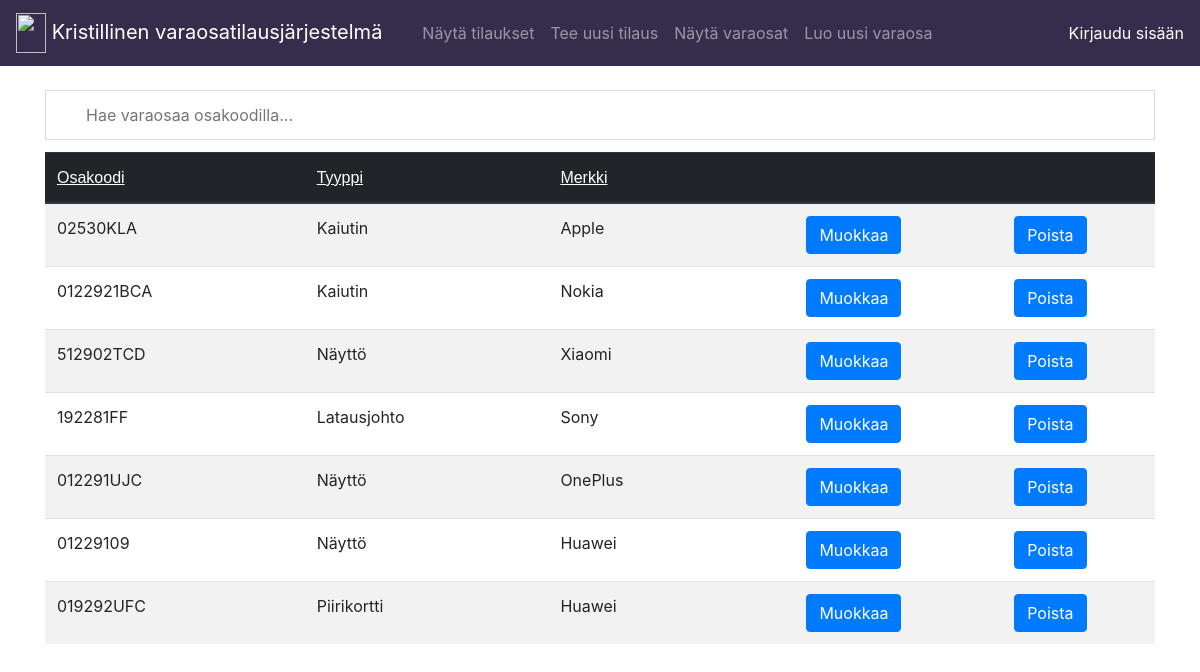
The page /varaosat on the database as committed earlier.
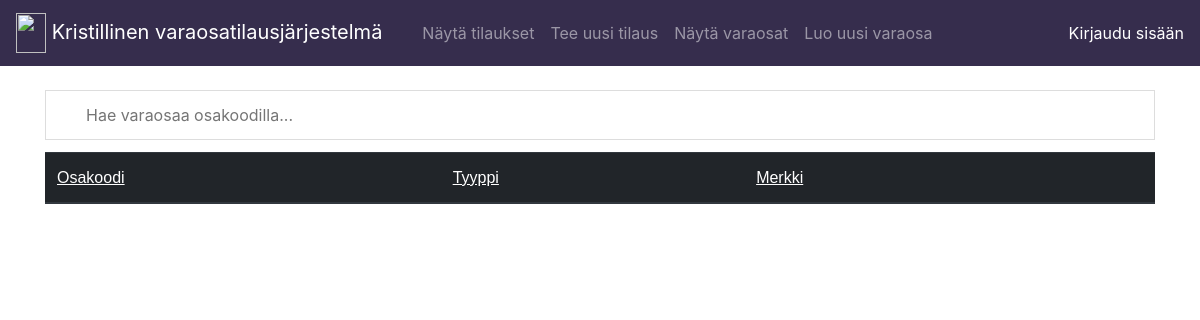
The same page on the database as committed later.
### application/varaosat/models.py (models this page shows, shortened)
class Varaosa(Base):
    partCode = db.Column(db.String(144), nullable=False)
    partType = db.Column(db.String(144), nullable=False)
    partBrand = db.Column(db.String(144), nullable=False)
    account_id = db.Column(db.Integer, db.ForeignKey('account.id'), nullable=False)
    tilaukset = db.relationship('Tilaus', secondary = 'liitostaulu')
    partTypeNames = {}
    partTypeNames['display'] = 'Näyttö'
    partTypeNames['mainboard'] = 'Piirikortti'
    partTypeNames['subboard'] = 'Alapiirilevy'
    partTypeNames['battery'] = 'Akku'
    partTypeNames['speaker'] = 'Kaiutin'
    partTypeNames['receiver'] = 'Kuuloke'
    partTypeNames['handset'] = 'Myyntipakkaus'
    partTypeNames['host'] = 'Vaihtolaite'
    partTypeNames['cable'] = 'Kaapeli'
    partTypeNames['charger'] = 'Laturi'
    partTypeNames['usbcable'] = 'Latausjohto'
    partTypeNames['other'] = 'Muu'
    partBrandNames = {}
    partBrandNames['huawei'] = 'Huawei'
    partBrandNames['samsung'] = 'Samsung'
    partBrandNames['oneplus'] = 'OnePlus'
    partBrandNames['apple'] = 'Apple'
    partBrandNames['nokia'] = 'Nokia'
    partBrandNames['sony'] = 'Sony'
    partBrandNames['xiaomi'] = 'Xiaomi'

### application/varaosat/views.py (the view)
@app.route("/varaosat", methods=["GET"])
def varaosa_index():
    return render_template("varaosat/list.html", varaosat = Varaosa.query.all())

### application/templates/varaosat/list.html (shortened to what this page needs)
{% extends "layout.html" %}
{% block body %}
<input type="text" id="myInput" onkeyup="myFunction()" placeholder="Hae varaosaa osakoodilla...">
<table id="myTable" class="table table-striped">
  <thead class=thead-dark style="background-color: #362d4d;">
    <tr>
      <th><button onclick="sortTableName()">Osakoodi</button></th>
      <th><button onclick="sortTableType()">Tyyppi</button></th>
      <th><button onclick="sortTableBrand()">Merkki</button></th>
      <th></th>
    </tr>
  </thead>
  <tbody>
  {% for varaosa in varaosat %}
  <tr>
    <td>{{ varaosa.partCode }}</td>
		<td>{{ varaosa.partTypeNames[varaosa.partType] }}</td>
		<td>{{ varaosa.partBrandNames[varaosa.partBrand] }}</td>
    <td>
    <div class="d-flex flex-row justify-content-around">
      <form method="GET" action="{{ url_for('show_varaosa', varaosa_id=varaosa.id) }}">
        <input class="btn btn-primary" type="submit" value="Muokkaa"/>
      </form>
      <form method="POST" action="{{ url_for('varaosa_delete', varaosa_id=varaosa.id) }}">
        <input class="btn btn-primary" type="submit" value="Poista"/>
      </form>
    </td>
  </tr>
  {% endfor %}
  </tbody>
</table>
{% endblock %}

### application/templates/layout.html (shortened to what this page needs)
  <!DOCTYPE html>
  <html>
    <head>
      <link rel="stylesheet" href="https://maxcdn.bootstrapcdn.com/bootstrap/4.0.0/css/bootstrap.min.css">
    </head>
    <body>
      <nav class="navbar navbar-expand-md navbar-dark mb-4" style="background-color: #362d4d;">
        <a class="navbar-brand" href="/">
          <img src="http://cliparts.co/cliparts/rcn/rey/rcnreyoXi.svg" width="30" height="40" class="d-inline-block align-top" alt="">
          <div class="navbar-brand" style="padding-top:4px;">
          Kristillinen varaosatilausjärjestelmä
          </div>
        </a>
        <div class="collapse navbar-collapse" id="navbarCollapse">
          <ul class="navbar-nav mr-auto">
            <li class="nav-item">
              <a class="nav-link" href="{{ url_for('tilaus_index') }} ">Näytä tilaukset</a>
            </li>
            <li class="nav-item">
                <a class="nav-link" href="{{ url_for('tilaus_form') }} ">Tee uusi tilaus</a>
            </li>
            <li class="nav-item">
              <a class="nav-link" href="{{ url_for('varaosa_index') }} ">Näytä varaosat</a>
            </li>
            <li class="nav-item">
              <a class="nav-link" href="{{ url_for('varaosa_form') }} ">Luo uusi varaosa</a>
            </li>
          </ul>
        </div>
        {% if current_user.is_authenticated %}
          <div class="navbar-text">
            Olet sisäänkirjautunut tunnuksella: {{ current_user.name }}
          </div>
        <div class="navbar-text" style="padding-left:16px;">
          <a href="{{ url_for('auth_logout') }}">Kirjaudu ulos</a>
          {% else %}
        <div class="navbar-text">
          <a href="{{ url_for('auth_login') }}">Kirjaudu sisään</a>
          {% endif %}
        </div>
      </nav>
      <main role="main" class="container">
      {% block body %}{% endblock %}
      </main>
    </body>
  </html>

### application/templates/varaosat/list.html (style rules this page uses)
* { box-sizing: border-box; }
#myInput { background-image: url('/css/searchicon.png'); background-position: 10px 10px; background-repeat: no-repeat; width: 100%; font-size: 16px; padding: 12px 20px 12px 40px; border: 1px solid #ddd; margin-bottom: 12px; }
button { background: none!important; border: none; padding: 0!important; font-family: arial, sans-serif; color: rgb(255, 255, 255); text-decoration: underline; cursor: pointer; }

Rows that differ between the two databases and show on the page:
removed Varaosa: partCode "02530KLA", partType "Kaiutin", partBrand "Apple"
removed Varaosa: partCode "0122921BCA", partType "Kaiutin", partBrand "Nokia"
removed Varaosa: partCode "512902TCD", partType "Näyttö", partBrand "Xiaomi"
removed Varaosa: partCode "192281FF", partType "Latausjohto", partBrand "Sony"
removed Varaosa: partCode "012291UJC", partType "Näyttö", partBrand "OnePlus"
removed Varaosa: partCode "01229109", partType "Näyttö", partBrand "Huawei"
removed Varaosa: partCode "019292UFC", partType "Piirikortti", partBrand "Huawei"
